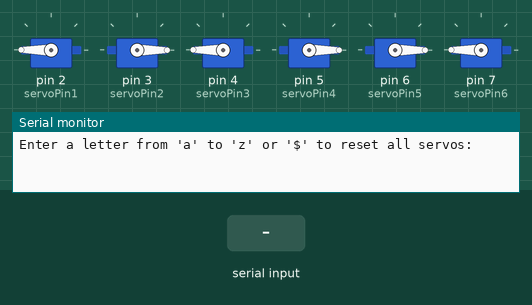
The sketch below on a simulated Arduino Uno, built with avr-gcc and run on an emulated ATmega328P. Parts: 6 × servo, the last lines printed to the serial monitor. The inputs (shaded band) are chosen by the test bench.

Above: at 1.2 s.
1.3 s: "a" received over Serial
At 1.9 s:
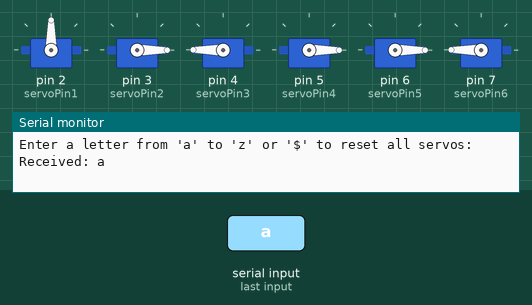
2.8 s: byte 107 ('k') received over Serial
At 4.0 s:
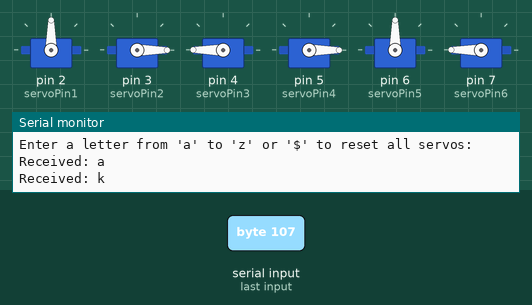
4.3 s: byte 108 ('l') received over Serial
At 5.3 s:
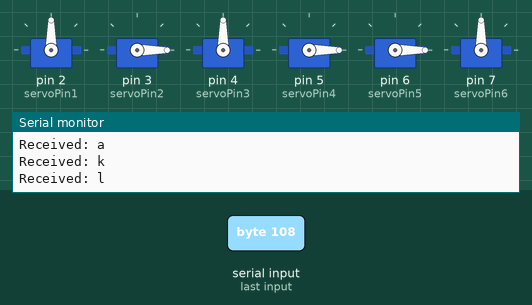
5.8 s: byte 109 ('m') received over Serial
At 6.5 s:
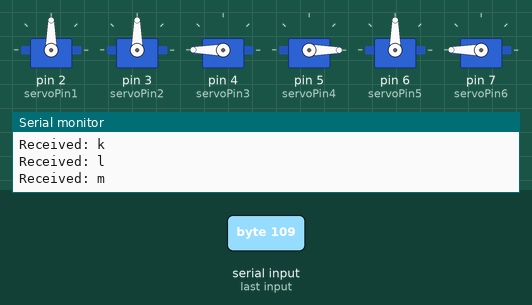
7.3 s: byte 110 ('n') received over Serial
At 7.6 s:
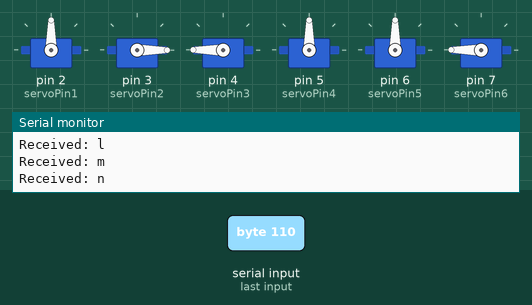
8.8 s: byte 111 ('o') received over Serial
At 10.0 s:
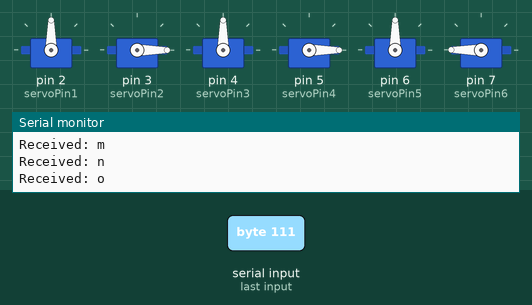
Timing chart, 0 to 11.3 s (numbered marks = the images above; inputs shaded):
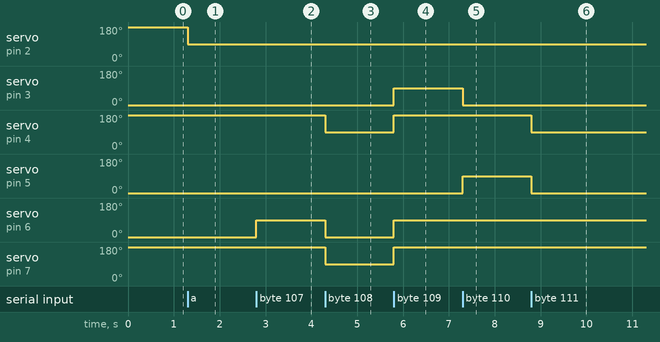

The sketch:

text-to-braille.ino
```cpp
#include <Servo.h>

// Create Servo objects
Servo servo1;
Servo servo2;
Servo servo3;
Servo servo4;
Servo servo5;
Servo servo6;

// Define the pins for the servos
const int servoPin1 = 2;
const int servoPin2 = 3;
const int servoPin3 = 4;
const int servoPin4 = 5;
const int servoPin5 = 6;
const int servoPin6 = 7;

// Function to handle servo movements based on input
void handleInput(char inputChar) {
    switch (inputChar) {
        case 'a':
            servo1.write(90);
            servo2.write(0);
            servo3.write(180);
            servo4.write(0);
            servo5.write(0);
            servo6.write(180);
            break;
        case 'b':
            servo1.write(90);
            servo2.write(0);
            servo3.write(90);
            servo4.write(0);
            servo5.write(0);
            servo6.write(180);
            break;
        case 'c':
            servo1.write(90);
            servo2.write(90);
            servo3.write(180);
            servo4.write(0);
            servo5.write(0);
            servo6.write(180);
            break;
        case 'd':
            servo1.write(90);
            servo2.write(90);
            servo3.write(180);
            servo4.write(90);
            servo5.write(0);
            servo6.write(180);
            break;
        case 'e':
            servo1.write(90);
            servo2.write(0);
            servo3.write(180);
            servo4.write(90);
            servo5.write(0);
            servo6.write(180);
            break;
        case 'f':
            servo1.write(90);
            servo2.write(90);
            servo3.write(90);
            servo4.write(0);
            servo5.write(0);
            servo6.write(180);
            break;
        case 'g':
            servo1.write(90);
            servo2.write(90);
            servo3.write(90);
            servo4.write(90);
            servo5.write(0);
            servo6.write(180);
            break;
        case 'h':
            servo1.write(90);
            servo2.write(0);
            servo3.write(90);
            servo4.write(90);
            servo5.write(0);
            servo6.write(180);
            break;
        case 'i':
            servo1.write(180);
            servo2.write(90);
            servo3.write(90);
            servo4.write(0);
            servo5.write(0);
            servo6.write(180);
            break;
        case 'j':
            servo1.write(180);
            servo2.write(90);
            servo3.write(90);
            servo4.write(90);
            servo5.write(0);
            servo6.write(180);
            break;
        case 'k':
            servo1.write(90);
            servo2.write(0);
            servo3.write(180);
            servo4.write(0);
            servo5.write(90);
            servo6.write(180);
            break;
        case 'l':
            servo1.write(90);
            servo2.write(0);
            servo3.write(90);
            servo4.write(0);
            servo5.write(0);
            servo6.write(90);
            break;
        case 'm':
            servo1.write(90);
            servo2.write(90);
            servo3.write(180);
            servo4.write(0);
            servo5.write(90);
            servo6.write(180);
            break;
        case 'n':
            servo1.write(90);
            servo2.write(0);
            servo3.write(180);
            servo4.write(90);
            servo5.write(90);
            servo6.write(180);
            break;
        case 'o':
            servo1.write(90);
            servo2.write(0);
            servo3.write(90);
            servo4.write(0);
            servo5.write(90);
            servo6.write(180);
            break;
        case 'p':
            servo1.write(90);
            servo2.write(90);
            servo3.write(90);
            servo4.write(0);
            servo5.write(90);
            servo6.write(180);
            break;
        case 'q':
            servo1.write(90);
            servo2.write(90);
            servo3.write(90);
            servo4.write(90);
            servo5.write(90);
            servo6.write(180);
            break;
        case 'r':
            servo1.write(90);
            servo2.write(0);
            servo3.write(90);
            servo4.write(90);
            servo5.write(90);
            servo6.write(180);
            break;
        case 's':
            servo1.write(180);
            servo2.write(90);
            servo3.write(90);
            servo4.write(0);
            servo5.write(90);
            servo6.write(180);
            break;
        case 't':
            servo1.write(180);
            servo2.write(90);
            servo3.write(90);
            servo4.write(90);
            servo5.write(90);
            servo6.write(180);
            break;
        case 'u':
            servo1.write(90);
            servo2.write(0);
            servo3.write(180);
            servo4.write(0);
            servo5.write(90);
            servo6.write(90);
            break;
        case 'v':
            servo1.write(90);
            servo2.write(0);
            servo3.write(90);
            servo4.write(0);
            servo5.write(90);
            servo6.write(90);
            break;
        case 'w':
            servo1.write(180);
            servo2.write(90);
            servo3.write(90);
            servo4.write(90);
            servo5.write(0);
            servo6.write(90);
            break;
        case 'x':
            servo1.write(90);
            servo2.write(0);
            servo3.write(180);
            servo4.write(0);
            servo5.write(90);
            servo6.write(90);
            break;
        case 'y':
            servo1.write(90);
            servo2.write(90);
            servo3.write(180);
            servo4.write(90);
            servo5.write(90);
            servo6.write(90);
            break;
        case 'z':
            servo1.write(90);
            servo2.write(0);
            servo3.write(180);
            servo4.write(90);
            servo5.write(90);
            servo6.write(90);
            break;
        case '$':
            // Reset all servos to 0 degrees
            servo1.write(180);
            servo2.write(0);
            servo3.write(180);
            servo4.write(0);
            servo5.write(0);
            servo6.write(180);
            break;
        default:
            Serial.println("Enter a letter from 'a' to 'z' or '$' to reset all servos.");
            break;
    }
}

void setup() {
    // Initialize serial communication
    Serial.begin(9600);

    // Initialize the servo motors
    servo1.attach(servoPin1);
    servo2.attach(servoPin2);
    servo3.attach(servoPin3);
    servo4.attach(servoPin4);
    servo5.attach(servoPin5);
    servo6.attach(servoPin6);

    // Set initial positions
    servo1.write(180);
    servo2.write(0);
    servo3.write(180);
    servo4.write(0);
    servo5.write(0);
    servo6.write(180);

    Serial.println("Enter a letter from 'a' to 'z' or '$' to reset all servos:");
}

void loop() {
    if (Serial.available() > 0) {
        char inputChar = Serial.read();
        Serial.print("Received: ");
        Serial.println(inputChar);
        handleInput(inputChar);
    }
}
//Credits: This code is crafted with passion and dedication by Uneeb
```

Measured:
- after the input at 1.3 s, servo on pin 2 (servoPin1): 180° → 90° at once
- after the input at 2.8 s, servo on pin 6 (servoPin5): 0° → 90° at once
- after the input at 4.3 s, servo on pin 4 (servoPin3), servo on pin 7 (servoPin6): 180° → 90° at once; servo on pin 6 (servoPin5): 90° → 0° at once
- after the input at 5.8 s, servo on pin 3 (servoPin2), servo on pin 6 (servoPin5): 0° → 90° at once; servo on pin 4 (servoPin3), servo on pin 7 (servoPin6): 90° → 180° at once
- after the input at 7.3 s, servo on pin 3 (servoPin2): 90° → 0° at once; servo on pin 5 (servoPin4): 0° → 90° at once
- after the input at 8.8 s, servo on pin 4 (servoPin3): 180° → 90° at once; servo on pin 5 (servoPin4): 90° → 0° at once
